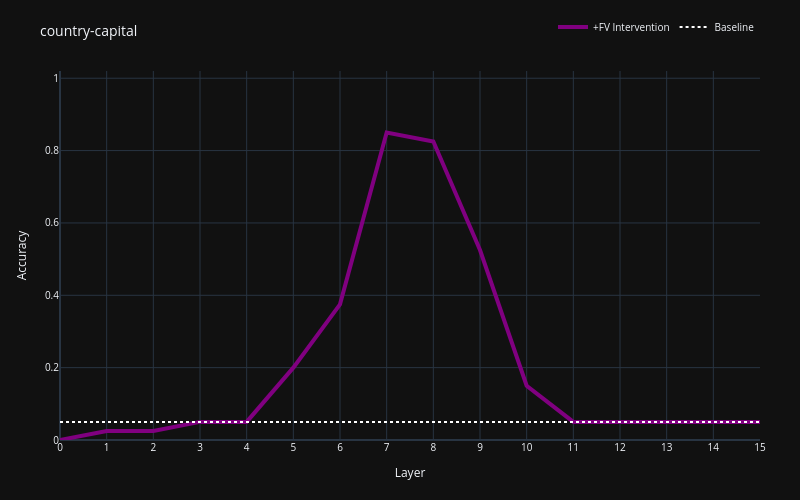
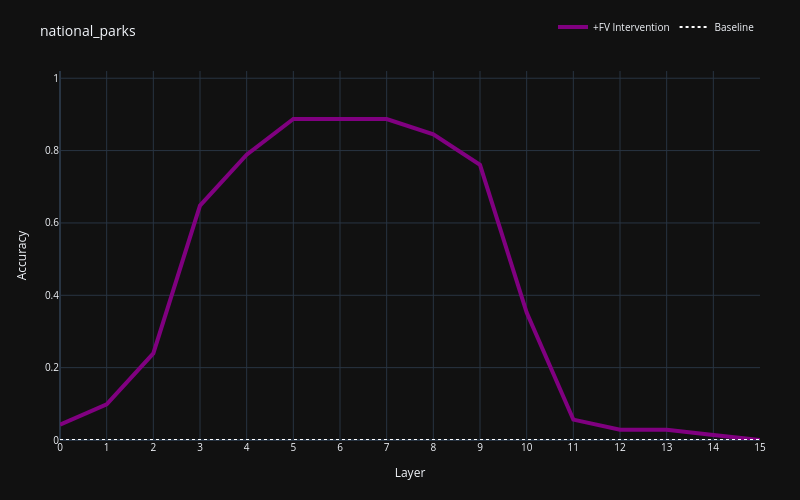
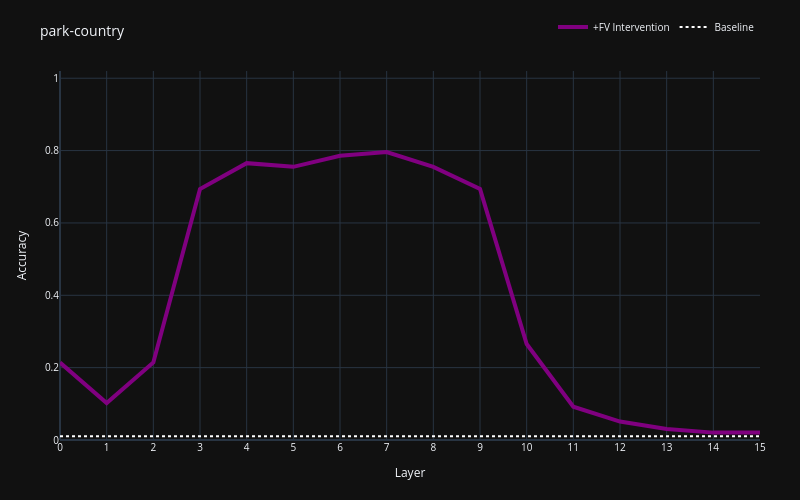
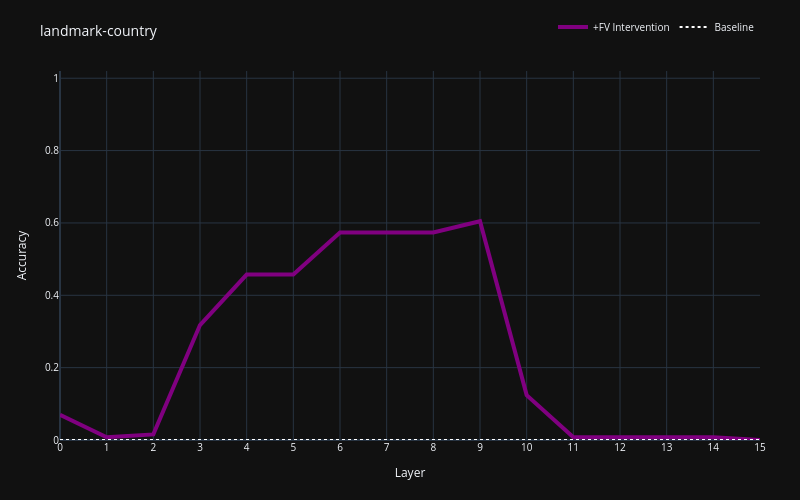

The notebook cell saved with these charts, in order:
### Markdown cell above
## each task

### Code cell
for d_name in dataset_all:
    result_path = os.path.join(result_folder,
        model_results_path, d_name)
    inst_intervention_acc_layer_sweep(results_dir=result_path, 
        universal_set=False, top_k=0, d_name=d_name)

### Figure 1 — Plotly figure (JSON) as saved in the notebook; plotly's stock layout.template omitted (floating-point values rounded to 4 significant figures)
{"data": [{"line": {"color": "purple", "width": 4}, "mode": "lines", "name": "+FV Intervention", "text": ["0", "1", "2", "3", "4", "5", "6", "7", "8", "9", "10", "11", "12", "13", "14", "15"], "type": "scatter", "x": [0, 1, 2, 3, 4, 5, 6, 7, 8, 9, 10, 11, 12, 13, 14, 15], "y": [0, 0.025, 0.025, 0.05, 0.05, 0.2, 0.375, 0.85, 0.825, 0.525, 0.15, 0.05, 0.05, 0.05, 0.05, 0.05]}, {"line": {"color": "white", "dash": "dot", "width": 2}, "mode": "lines", "name": "Baseline", "text": ["0", "1", "2", "3", "4", "5", "6", "7", "8", "9", "10", "11", "12", "13", "14", "15"], "type": "scatter", "x": [0, 1, 2, 3, 4, 5, 6, 7, 8, 9, 10, 11, 12, 13, 14, 15], "y": [0.05, 0.05, 0.05, 0.05, 0.05, 0.05, 0.05, 0.05, 0.05, 0.05, 0.05, 0.05, 0.05, 0.05, 0.05, 0.05]}], "layout": {"font": {"size": 10}, "height": 500, "legend": {"orientation": "h", "x": 1, "xanchor": "right", "y": 1.08, "yanchor": "bottom"}, "margin": {"b": 60, "l": 60, "r": 40, "t": 60}, "title": {"text": "country-capital"}, "width": 800, "xaxis": {"ticktext": ["0", "1", "2", "3", "4", "5", "6", "7", "8", "9", "10", "11", "12", "13", "14", "15"], "tickvals": [0, 1, 2, 3, 4, 5, 6, 7, 8, 9, 10, 11, 12, 13, 14, 15], "title": {"text": "Layer"}}, "yaxis": {"range": [0, 1.02], "title": {"text": "Accuracy"}}}}

### Figure 2 — Plotly figure (JSON) as saved in the notebook; plotly's stock layout.template omitted (floating-point values rounded to 4 significant figures)
{"data": [{"line": {"color": "purple", "width": 4}, "mode": "lines", "name": "+FV Intervention", "text": ["0", "1", "2", "3", "4", "5", "6", "7", "8", "9", "10", "11", "12", "13", "14", "15"], "type": "scatter", "x": [0, 1, 2, 3, 4, 5, 6, 7, 8, 9, 10, 11, 12, 13, 14, 15], "y": [0.04225, 0.09859, 0.2394, 0.6479, 0.7887, 0.8873, 0.8873, 0.8873, 0.8451, 0.7606, 0.3521, 0.05634, 0.02817, 0.02817, 0.01408, 0]}, {"line": {"color": "white", "dash": "dot", "width": 2}, "mode": "lines", "name": "Baseline", "text": ["0", "1", "2", "3", "4", "5", "6", "7", "8", "9", "10", "11", "12", "13", "14", "15"], "type": "scatter", "x": [0, 1, 2, 3, 4, 5, 6, 7, 8, 9, 10, 11, 12, 13, 14, 15], "y": [0, 0, 0, 0, 0, 0, 0, 0, 0, 0, 0, 0, 0, 0, 0, 0]}], "layout": {"font": {"size": 10}, "height": 500, "legend": {"orientation": "h", "x": 1, "xanchor": "right", "y": 1.08, "yanchor": "bottom"}, "margin": {"b": 60, "l": 60, "r": 40, "t": 60}, "title": {"text": "national_parks"}, "width": 800, "xaxis": {"ticktext": ["0", "1", "2", "3", "4", "5", "6", "7", "8", "9", "10", "11", "12", "13", "14", "15"], "tickvals": [0, 1, 2, 3, 4, 5, 6, 7, 8, 9, 10, 11, 12, 13, 14, 15], "title": {"text": "Layer"}}, "yaxis": {"range": [0, 1.02], "title": {"text": "Accuracy"}}}}

### Figure 3 — Plotly figure (JSON) as saved in the notebook; plotly's stock layout.template omitted (floating-point values rounded to 4 significant figures)
{"data": [{"line": {"color": "purple", "width": 4}, "mode": "lines", "name": "+FV Intervention", "text": ["0", "1", "2", "3", "4", "5", "6", "7", "8", "9", "10", "11", "12", "13", "14", "15"], "type": "scatter", "x": [0, 1, 2, 3, 4, 5, 6, 7, 8, 9, 10, 11, 12, 13, 14, 15], "y": [0.2143, 0.102, 0.2143, 0.6939, 0.7653, 0.7551, 0.7857, 0.7959, 0.7551, 0.6939, 0.2653, 0.09184, 0.05102, 0.03061, 0.02041, 0.02041]}, {"line": {"color": "white", "dash": "dot", "width": 2}, "mode": "lines", "name": "Baseline", "text": ["0", "1", "2", "3", "4", "5", "6", "7", "8", "9", "10", "11", "12", "13", "14", "15"], "type": "scatter", "x": [0, 1, 2, 3, 4, 5, 6, 7, 8, 9, 10, 11, 12, 13, 14, 15], "y": [0.0102, 0.0102, 0.0102, 0.0102, 0.0102, 0.0102, 0.0102, 0.0102, 0.0102, 0.0102, 0.0102, 0.0102, 0.0102, 0.0102, 0.0102, 0.0102]}], "layout": {"font": {"size": 10}, "height": 500, "legend": {"orientation": "h", "x": 1, "xanchor": "right", "y": 1.08, "yanchor": "bottom"}, "margin": {"b": 60, "l": 60, "r": 40, "t": 60}, "title": {"text": "park-country"}, "width": 800, "xaxis": {"ticktext": ["0", "1", "2", "3", "4", "5", "6", "7", "8", "9", "10", "11", "12", "13", "14", "15"], "tickvals": [0, 1, 2, 3, 4, 5, 6, 7, 8, 9, 10, 11, 12, 13, 14, 15], "title": {"text": "Layer"}}, "yaxis": {"range": [0, 1.02], "title": {"text": "Accuracy"}}}}

### Figure 4 — Plotly figure (JSON) as saved in the notebook; plotly's stock layout.template omitted (floating-point values rounded to 4 significant figures)
{"data": [{"line": {"color": "purple", "width": 4}, "mode": "lines", "name": "+FV Intervention", "text": ["0", "1", "2", "3", "4", "5", "6", "7", "8", "9", "10", "11", "12", "13", "14", "15"], "type": "scatter", "x": [0, 1, 2, 3, 4, 5, 6, 7, 8, 9, 10, 11, 12, 13, 14, 15], "y": [0.06977, 0.007752, 0.0155, 0.3178, 0.4574, 0.4574, 0.5736, 0.5736, 0.5736, 0.6047, 0.124, 0.007752, 0.007752, 0.007752, 0.007752, 0]}, {"line": {"color": "white", "dash": "dot", "width": 2}, "mode": "lines", "name": "Baseline", "text": ["0", "1", "2", "3", "4", "5", "6", "7", "8", "9", "10", "11", "12", "13", "14", "15"], "type": "scatter", "x": [0, 1, 2, 3, 4, 5, 6, 7, 8, 9, 10, 11, 12, 13, 14, 15], "y": [0, 0, 0, 0, 0, 0, 0, 0, 0, 0, 0, 0, 0, 0, 0, 0]}], "layout": {"font": {"size": 10}, "height": 500, "legend": {"orientation": "h", "x": 1, "xanchor": "right", "y": 1.08, "yanchor": "bottom"}, "margin": {"b": 60, "l": 60, "r": 40, "t": 60}, "title": {"text": "landmark-country"}, "width": 800, "xaxis": {"ticktext": ["0", "1", "2", "3", "4", "5", "6", "7", "8", "9", "10", "11", "12", "13", "14", "15"], "tickvals": [0, 1, 2, 3, 4, 5, 6, 7, 8, 9, 10, 11, 12, 13, 14, 15], "title": {"text": "Layer"}}, "yaxis": {"range": [0, 1.02], "title": {"text": "Accuracy"}}}}
